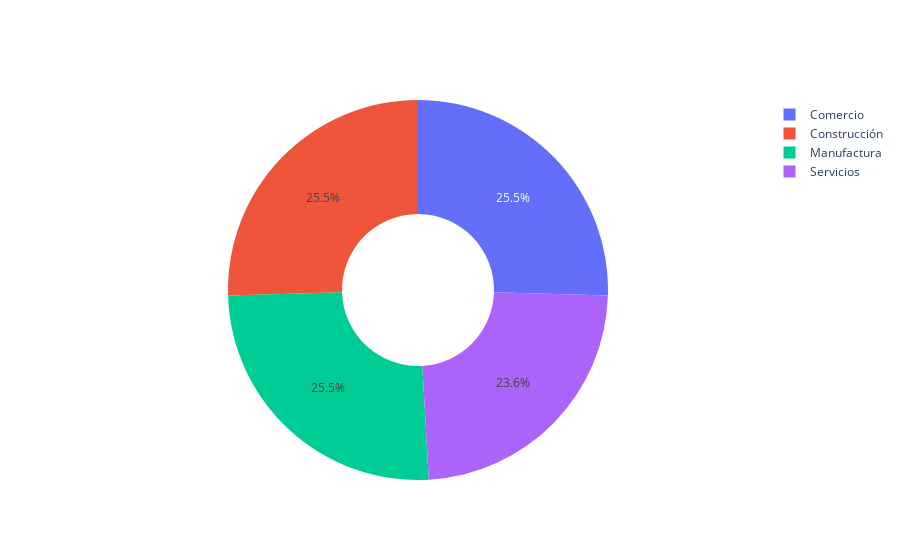

The cell this chart's notebook holds for it:
### Code cell
import plotly.graph_objects as go

labels = ['Comercio', 'Construcción', 'Manufactura', 'Servicios']
values = [Estres_sector_median[0], Estres_sector_median[1], Estres_sector_median[2], Estres_sector_median[3]]

fig = go.Figure(data=[go.Pie(labels=labels, values=values, hole=.40)])
fig.show()

### Figure 1 — Plotly figure (JSON) as saved in the notebook; plotly's stock layout.template omitted (floating-point values rounded to 4 significant figures)
{"data": [{"hole": 0.4, "labels": ["Comercio", "Construcción", "Manufactura", "Servicios"], "type": "pie", "values": [28, 28, 28, 26]}], "layout": {}}
